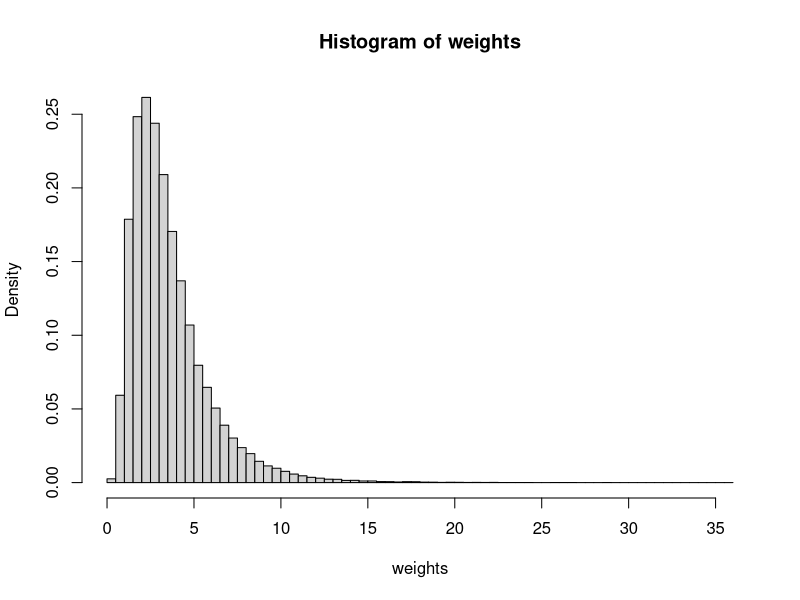
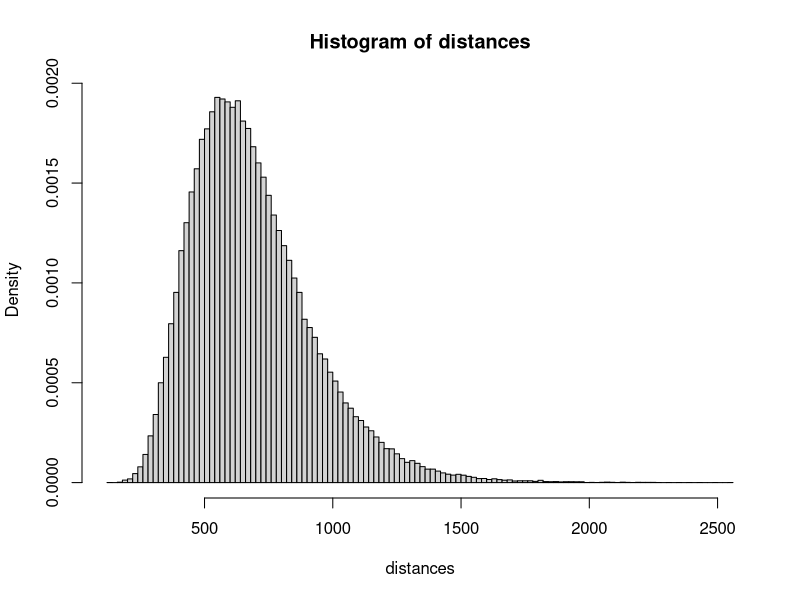

Write the R code that produced these figures, in order. (Note: this script raises an error after producing the figures.)
# Source code for the creation of the benchmark.csv file

# Parameters of the simulation
n <- 100000
x <- matrix(c(runif(2*n)),ncol = 2,byrow = TRUE)

# Generate weights with a LogNormal distribution
mu1 <- log(3000)
sigma1 <- log(1.8)
exp(mu1+sigma1**2/2)
exp(2*mu1+4*sigma1**2/2)-exp(mu1+sigma1**2/2)**2
weights <- round(qlnorm(x[,1],mu1,sigma1)/1000,3)
hist(weights,breaks = 100,freq=FALSE)
mean(weights)
max(weights)

# Generate the errors on the weights
weightsTarifParam <- 0.7
weightsCost <- weights*weightsTarifParam
weightsError <- rnorm(n,mean(weightsCost),sd(weightsCost))
max(weightsError)
min(weightsError)
weightsFinalPrice <- weightsCost+weightsError
mean(weightsFinalPrice)
min(weightsFinalPrice)
var(weightsFinalPrice)

# Generate the distance with a LogNormal distribution
# routesCanada
# routesIATA <- cbind(paste(routesCanada$sourceAirport),paste(routesCanada$destinationAirport))
# routesDistance <- apply(routesIATA, 1, function(x) airportsDist(x[1],x[2])$value)
# max(routesDistance)
# mean(routesDistance)
mu2 <- log(650)
sigma2 <- log(1.4)
(distances <- round(qlnorm(x[,2],mu2,sigma2)))
hist(distances,breaks = 100,freq=FALSE)
mean(distances)
max(distances)

# Generate the errors on the distances
distancesTarifParam <- 0.0275
distancesCost <- distances*distancesTarifParam
distancesError <- rnorm(n,mean(distancesCost),sd(distancesCost))
distancesFinalPrice <- distancesCost+distancesError
mean(distancesFinalPrice)
var(distancesFinalPrice)
max(distancesFinalPrice)
min(distancesFinalPrice)

# Generate total price
baseCost <- 10
#taxRate <- sum(table(airportsCanada$province)*as.numeric(paste(taxRates$taxRate)))/length(airportsCanada$province)
taxRate <- 1.082408
profitMargin <- 1.15
(totalCost <- round((baseCost + weightsFinalPrice + distancesFinalPrice)*profitMargin*taxRate,2))
mean(totalCost)
var(totalCost)
max(totalCost)
min(totalCost)

# Export to csv format
(dataExport <- cbind(weights,distances,totalCost))
colnames(dataExport) <- c("Poids (Kg)","Distance (Km)","Prix (CAD $)")
write.csv(dataExport,paste(path,"/Reference/benchmark.csv",sep=''),row.names = FALSE)
